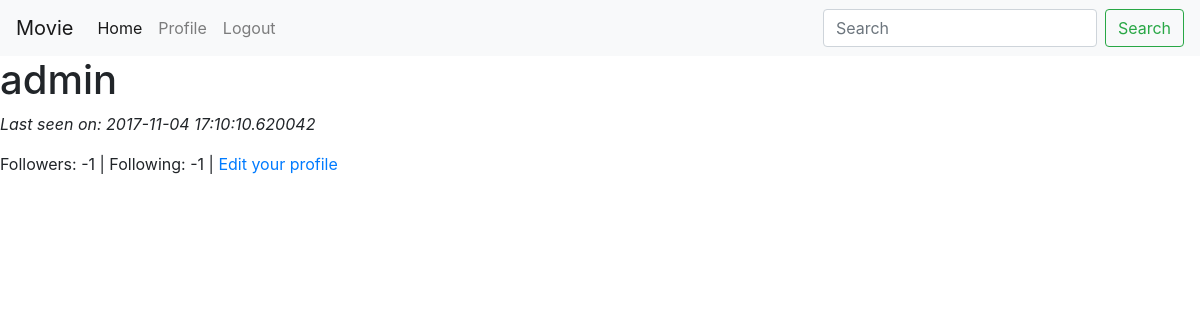
The page /user/admin/1 (signed in) on the database as committed earlier.
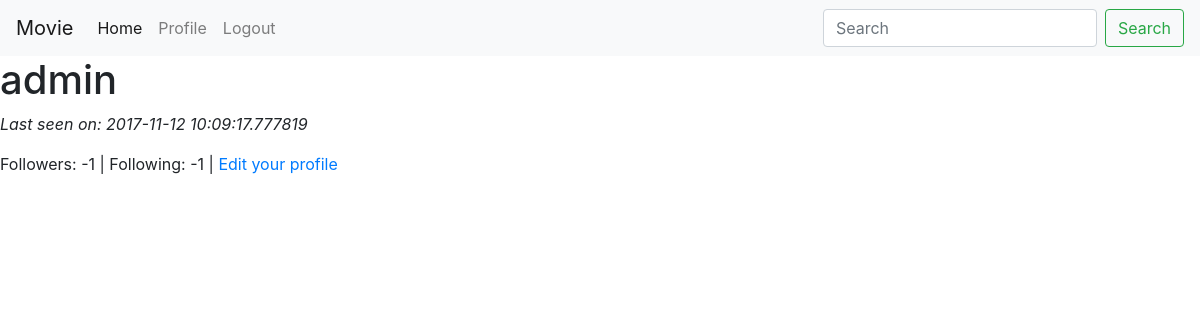
The same page on the database as committed later.
### app/models.py (models this page shows, shortened)
class User(db.Model):
    __tablename__="user"
    id = db.Column(db.Integer, primary_key=True)
    username = db.Column(db.String(64), index=True, unique=True)
    password = db.Column(db.String(64), index=True, unique=True)
    nickname = db.Column(db.String(64), index=True, unique=True)
    email = db.Column(db.String(120), index=True, unique=True)
    posts = db.relationship('Post', backref='author', lazy='dynamic')
    about_me = db.Column(db.String(140))
    last_seen = db.Column(db.DateTime)
    followed = db.relationship('User',
                               secondary=followers,
                               primaryjoin=(followers.c.follower_id == id),
                               secondaryjoin=(followers.c.followed_id == id),
                               backref=db.backref('followers', lazy='dynamic'),
                               lazy='dynamic')
    @property
    def is_authenticated(self):
        return True

### app/views.py (the view)
@app.route("/user")
@app.route('/user/<nickname>')
@app.route('/user/<nickname>/<int:page>')
@login_required
def user(nickname, page=1):
    user = User.query.filter_by(nickname=nickname).first()
    if user is None:
        flash('User %s not found.' % nickname)
        return redirect(url_for('index'))
    return render_template('user.html',
                           user=user)

### app/forms.py
class SearchForm(Form):
    search = StringField('search', validators=[DataRequired()])

### app/views.py (called while the page is built)
@lm.user_loader
def load_user(id):
    return User.query.get(int(id))

@app.before_request
def before_request():
    g.user = current_user
    if g.user.is_authenticated:
        g.user.last_seen = datetime.utcnow()
        db.session.add(g.user)
        db.session.commit()
        g.search_form = SearchForm()

### app/templates/user.html (shortened to what this page needs)
{% extends "base.html" %}
{% block content %}
    <div class="well well-large" style="height: 140px;">
        <h1>{{ user.nickname }}</h1>
        {% if user.last_seen %}<p><em>Last seen on: {{ user.last_seen }}</em></p>{% endif %}
        <p>Followers: {{ user.followers.count() - 1 }} | Following: {{ user.followed.count() - 1 }} |
        {% if user.id == g.user.id %}
            <a href="{{url_for('edit')}}">Edit your profile</a>
        {% elif not g.user.is_following(user) %}
            <a href="{{url_for('follow', nickname=user.nickname)}}">Follow</a>
        {% else %}
            <a href="{{url_for('unfollow', nickname=user.nickname)}}">Unfollow</a>
        {% endif %}
        </p>
    </div>
{% endblock %}

### app/templates/base.html (shortened to what this page needs)
<!doctype html>
<html lang="en">
  <head>
    <link rel="stylesheet" href="https://maxcdn.bootstrapcdn.com/bootstrap/4.0.0-beta.2/css/bootstrap.min.css">
  </head>
  <body>
    <nav class="navbar navbar-expand-lg navbar-light bg-light">
    <a class="navbar-brand" href="{{ url_for('index') }}">Movie</a>
    <div class="collapse navbar-collapse" id="navbarSupportedContent">
      <ul class="navbar-nav mr-auto">
        <li class="nav-item active">
          <a class="nav-link" href="{{ url_for('index') }}">Home <span class="sr-only">(current)</span></a>
        </li>
        {% if g.user.is_authenticated %}
        <li class="nav-item">
          <a class="nav-link" href="{{ url_for('user', nickname=g.user.nickname) }}">Profile</a>
        </li>
        <li class="nav-item">
          <a class="nav-link" href="{{ url_for('logout') }}">Logout</a>
        </li>
        {% endif %}
      </ul>
      {% if g.user.is_authenticated %}
      <form class="form-inline my-2 my-lg-0">
        <input class="form-control mr-sm-2" type="search" placeholder="Search" aria-label="Search">
        <button class="btn btn-outline-success my-2 my-sm-0" type="submit">Search</button>
      </form>
      {% endif %}
    </div>
    </nav>
    {% block content %}{% endblock %}
  </body>
</html>

Rows that differ between the two databases and show on the page:
changed User "admin": last_seen "2017-11-04 17:10:10.620042" → "2017-11-12 10:09:17.777819"
